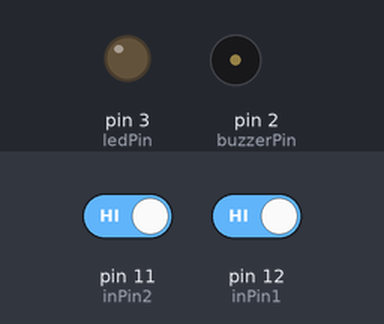
Recording of a sketch running on a simulated Arduino Uno, built with avr-gcc and run on an emulated ATmega328P. Shown: output pins drawn as LEDs (lit = HIGH), buzzer (waves = sounding, pin HIGH). Inputs (shaded band) come from the test bench; at power-on: pin 11 (inPin2) HIGH, pin 12 (inPin1) HIGH.

Above: at 1.2 s.
1.3 s: pin 11 (inPin2) driven LOW
At 1.55 s:
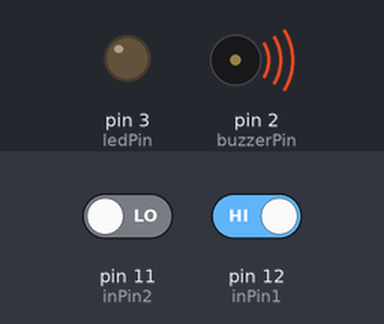
4.3 s: pin 12 (inPin1) driven LOW
At 4.3 s:
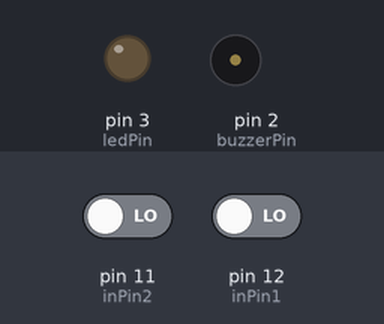
5.8 s: pin 11 (inPin2) driven HIGH
At 6.75 s:
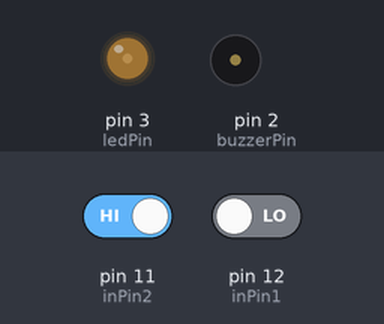
8.8 s: pin 12 (inPin1) driven HIGH
At 8.8 s:
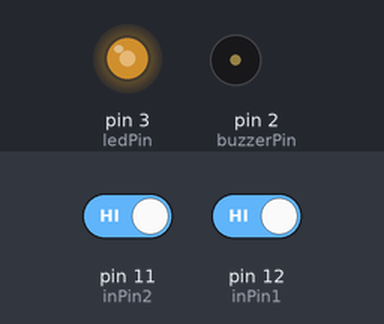
10.3 s: pin 12 (inPin1) driven LOW
At 12.35 s:
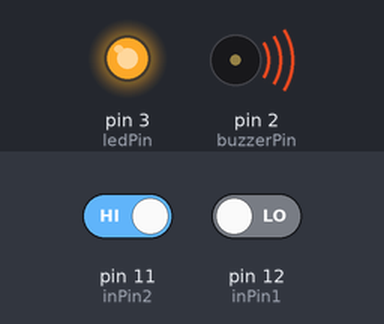
13.3 s: pin 11 (inPin2) driven LOW and pin 12 (inPin1) driven HIGH
At 13.45 s:
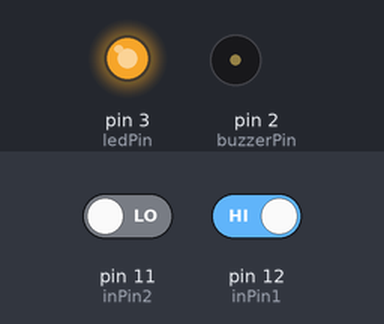
Timing chart, 0 to 17.3 s (numbered marks = the images above; inputs shaded):
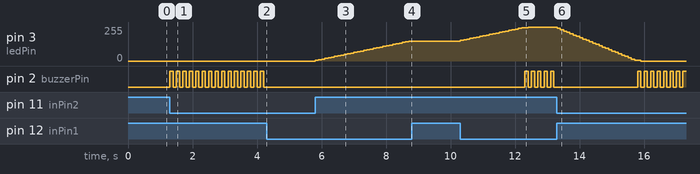

Measured:
- after the input at 1.3 s, pin 2 (buzzerPin): alternates HIGH for 0.10 s and LOW for 0.10 s, starting at once
- after the input at 4.3 s, pin 2 (buzzerPin): stops changing and stays LOW
- after the input at 5.8 s, pin 3 (ledPin): moves from 0/255 to 150/255 over 2.9 s, starting at once
- after the input at 8.8 s, pin 3 (ledPin): stays 150/255 (without the input it goes to 155/255 after 0.00 s)
- after the input at 10.3 s, pin 3 (ledPin): moves from 150/255 to 255/255 over 2.1 s, starting at once; pin 2 (buzzerPin): alternates HIGH for 0.10 s and LOW for 0.10 s, starting after 2.0 s
- after the input at 13.3 s, pin 3 (ledPin): moves from 255/255 to 0/255 over 2.6 s, starting at once

The sketch:

sketch_mar5a.ino
```cpp
int inPin1 = 12;
int inPin2 = 11;
int Value1, Value2;
int ledPin = 3;
int ledValue = 0;
int buzzerPin = 2;
int myDelay = 100;

void setup() {
  Serial.begin(9600);
  pinMode(inPin1, INPUT);
  pinMode(inPin2, INPUT);
  pinMode(ledPin, OUTPUT);
  pinMode(buzzerPin, OUTPUT);
}

void loop() {
  Value1 = digitalRead(inPin1);
  Value2 = digitalRead(inPin2);

  if (Value1 == 0 && Value2 == 1) {
    ledValue += 5;
  }
  if (Value2 == 0 && Value1 == 1) {
    ledValue -= 10;
  }
  if (ledValue > 254) {
    ledValue = 255;
    digitalWrite(buzzerPin, HIGH);
    delay(myDelay);
    digitalWrite(buzzerPin, LOW);
  }
  if (ledValue < 0) {
    ledValue = 0;
    digitalWrite(buzzerPin, HIGH);
    delay(myDelay);
    digitalWrite(buzzerPin, LOW);
  }
  analogWrite(ledPin, ledValue);
  delay(myDelay);
}
```
